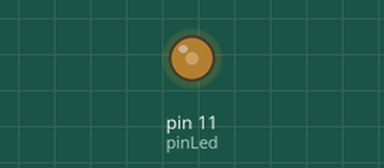
Bench run of a sketch on a simulated Arduino Uno, built with avr-gcc and run on an emulated ATmega328P. Shown: output pins drawn as LEDs (lit = HIGH).

Above: at 0.05 s.
At 4.0 s:
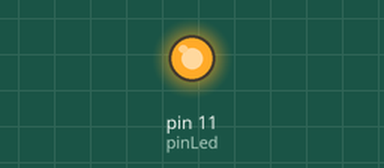
Timing chart, 0 to 5.2 s (numbered marks = the images above):
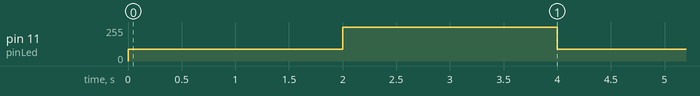

Measured:
- by itself, pin 11 (pinLed): alternates 255/255 for 2.0 s and 90/255 for 2.0 s

The sketch:

intensidadeLed.ino
```cpp
int pinLed = 11;

void setup()
{
    pinMode(pinLed, OUTPUT);
}

void loop()
{
    analogWrite(pinLed, 90);
    delay(2000);
    analogWrite(pinLed, 255);
    delay(2000);
}
```
